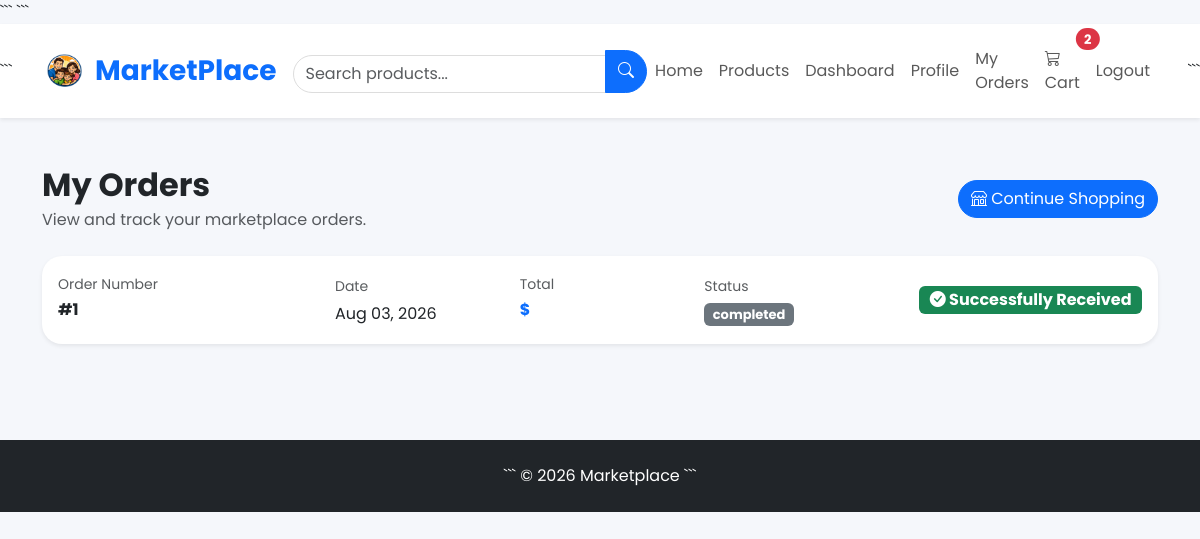
The page /orders/my-orders/ (signed in) on the database its author committed.
### orders/models.py (models this page shows, shortened)
class Order(models.Model):
    STATUS_CHOICES = (
    ("pending", "Pending"),
    ("processing", "Processing"),
    ("shipped", "Shipped"),
    ("delivered", "Delivered"),
    ("completed", "Completed"),
    ("cancelled", "Cancelled"),
)
    user = models.ForeignKey(
        User,
        on_delete=models.CASCADE,
        related_name="orders"
    )
    order_number = models.CharField(
        max_length=30,
        unique=True
    )
    full_name = models.CharField(max_length=150)
    phone = models.CharField(max_length=20)
    address = models.TextField()
    total_amount = models.DecimalField(
        max_digits=12,
        decimal_places=2
    )
    status = models.CharField(
        max_length=20,
        choices=STATUS_CHOICES,
        default="pending"
    )
    created_at = models.DateTimeField(
        auto_now_add=True
    )
    updated_at = models.DateTimeField(
        auto_now=True
    )

### orders/views.py (the view)
@login_required
def my_orders(request):
    orders = Order.objects.filter(
        user=request.user
    ).order_by("-created_at")
    return render(
        request,
        "orders/my_orders.html",
        {
            "orders": orders,
        }
    )

### cart/context_processors.py (called while the page is built)
def cart_count(request):
    count = 0
    if request.user.is_authenticated:
        try:
            cart = Cart.objects.get(user=request.user)
            count = sum(
                item.quantity
                for item in cart.items.all()
            )
        except Cart.DoesNotExist:
            count = 0
    return {
        "cart_count": count
    }

### templates/orders/my_orders.html (shortened to what this page needs)
{% extends "base.html" %}
{% block content %}
<div class="container py-5">
    <div class="d-flex justify-content-between align-items-center mb-4">
        <div>
            <h2 class="fw-bold mb-1">
                My Orders
            </h2>
            <p class="text-muted mb-0">
                View and track your marketplace orders.
            </p>
        </div>
        <a href="{% url 'products' %}" class="btn btn-primary">
            <i class="bi bi-shop"></i>
            Continue Shopping
        </a>
    </div>
    {% if orders %}
        <div class="row g-4">
            {% for order in orders %}
                <div class="col-12">
                    <div class="card border-0 shadow-sm">
                        <div class="card-body">
                            <div class="row align-items-center">
                                <div class="col-md-3">
                                    <small class="text-muted">
                                        Order Number
                                    </small>
                                    <h6 class="fw-bold mt-1">
                                        #{{ order.id }}
                                    </h6>
                                </div>
                                <div class="col-md-2">
                                    <small class="text-muted">
                                        Date
                                    </small>
                                    <p class="mb-0 mt-1">
                                        {{ order.created_at|date:"M d, Y" }}
                                    </p>
                                </div>
                                <div class="col-md-2">
                                    <small class="text-muted">
                                        Total
                                    </small>
                                    <h6 class="fw-bold text-primary mt-1">
                                        ${{ order.total }}
                                    </h6>
                                </div>
                                <div class="col-md-2">
                                    <small class="text-muted">
                                        Status
                                    </small>
                                    <div class="mt-1">
                                        {% if order.status == "pending" %}
                                            <span class="badge bg-warning text-dark">
                                                Pending
                                            </span>
                                        {% elif order.status == "processing" %}
                                            <span class="badge bg-info">
                                                Processing
                                            </span>
                                        {% elif order.status == "shipped" %}
                                            <span class="badge bg-primary">
                                                Shipped
                                            </span>
                                        {% elif order.status == "delivered" %}
                                            <span class="badge bg-success">
                                                Delivered
                                            </span>
                                        {% elif order.status == "cancelled" %}
                                            <span class="badge bg-danger">
                                                Cancelled
                                            </span>
                                        {% else %}
                                            <span class="badge bg-secondary">
                                                {{ order.status }}
                                            </span>
                                        {% endif %}
                                    </div>
                                </div>
<div class="col-md-3 text-md-end mt-3 mt-md-0">
{% if order.status != "completed" %}
    <form method="POST"
          action="{% url 'confirm_order' order.id %}">
        {% csrf_token %}
        <button
            type="submit"
            class="btn btn-success btn-sm">
            <i class="bi bi-check-circle"></i>
            Order Received
        </button>
    </form>
    {% elif order.status == "completed" %}
    <span class="badge bg-success fs-6">
        <i class="bi bi-check-circle-fill"></i>
        Successfully Received
    </span>
    {% else %}
    <button
        class="btn btn-outline-secondary btn-sm"
        disabled>
        Waiting for Delivery
    </button>
    {% endif %}
</div>
                            </div>
                        </div>
                    </div>
                </div>
            {% endfor %}
        </div>
    {% endif %}
</div>
{% endblock %}

### static/css/style.css (style rules this page uses)
body { font-family:'Poppins',sans-serif; background:#f5f7fb; }
.btn { border-radius:30px; transition:.3s; }
.card { border:none; border-radius:18px; overflow:hidden; transition:.35s; }
.badge { font-size:13px; }
.card, .btn, .list-group-item { transition:.3s ease; }
.card { border-radius:20px; }

### rows shown on the page
Order: id "1", created_at "Aug 03, 2026", status "completed", shows "Successfully Received"

### other values the page prints
{{ cart_count }} "2"
